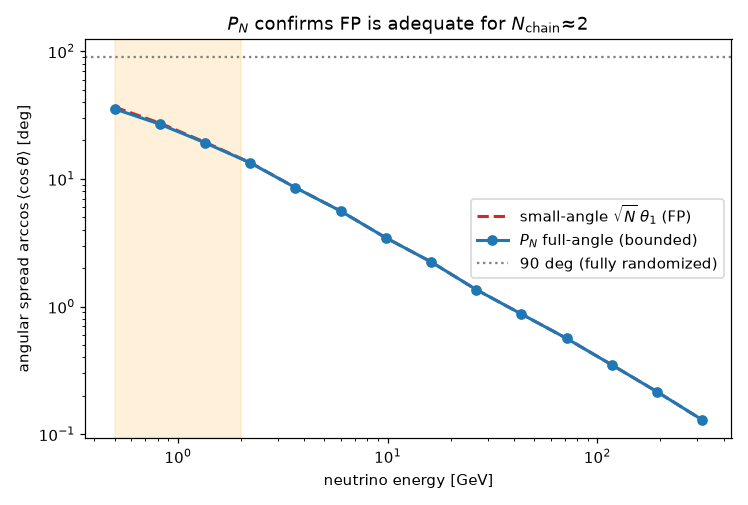

The Python source for this figure:
"""P_N (spherical) angular transport -- large-angle cross-check of Fokker-Planck.

The Fokker-Planck solve (:mod:`fokker_planck_3d`) is a *small-angle* (Gaussian)
approximation. This module transports the *full* angular distribution on the
sphere (correct at any angle, bounded by isotropy) to check whether the
small-angle form is adequate. With the physical finite parent-chain count
(``N_CHAIN ~ 2``) the spread stays moderate (<~35 deg) and **P_N agrees with FP
everywhere** -- i.e. FP is adequate in this regime. The large-angle divergence
only appears for an (unphysical) large ``N`` (try ``--nchain 120``), which is
exactly the artifact that motivated removing ``N_gen = slant/lambda``.

Method (P_N / spherical convolution)
------------------------------------
The flux angular distribution is the single-production kernel ``f_1(mu)`` (mu =
cos theta) **convolved with itself once per production generation** on the
sphere. Spherical convolution is a product in Legendre space: with
``f_1 = sum_l (2l+1)/(4pi) c_l P_l`` (``c_0 = 1``), after ``N`` generations
``f_N = sum_l (2l+1)/(4pi) c_l^N P_l``. For a forward heat-kernel step the
coefficients are analytic, ``c_l = exp(-l(l+1) kappa)``, so ``<cos theta> = c_1``
in closed form (:func:`sn_sigma_from_theta1`); the spread ``arccos<cos theta>``
matches ``sqrt(N) theta1`` at small angle and saturates at 90 deg for large
``N``. The single-step *variance* is the NA61-validated ``<theta^2>(E)``; the
shape is forward-Gaussian. (A real-kernel path, :func:`single_production_f1` +
numerical Legendre, is provided but is statistics-limited and not used here.)

Run::

    python sn_transport.py --moments m_spliced.npz --plot
"""

from __future__ import annotations

import argparse

import numpy as np

from fokker_planck_3d import load_theta2


def legendre_coeffs(mu: np.ndarray, f: np.ndarray, lmax: int = 200) -> np.ndarray:
    """Legendre coefficients c_l = 2 pi integral f(mu) P_l(mu) dmu.

    ``f`` is an azimuthally-symmetric density on the sphere; if it is normalized
    (2 pi integral f dmu = 1) then ``c_0 = 1``.
    """
    from scipy.special import eval_legendre

    c = np.empty(lmax + 1)
    for ell in range(lmax + 1):
        c[ell] = 2 * np.pi * np.trapezoid(f * eval_legendre(ell, mu), mu)
    return c


def reconstruct(mu: np.ndarray, c: np.ndarray) -> np.ndarray:
    """f(mu) = sum_l (2l+1)/(4 pi) c_l P_l(mu)."""
    from scipy.special import eval_legendre

    f = np.zeros_like(mu)
    for ell, cl in enumerate(c):
        f += (2 * ell + 1) / (4 * np.pi) * cl * eval_legendre(ell, mu)
    return f


def single_production_f1(kernel_npz: str, e_sec: float, n_mu: int = 2001):
    """Per-production angular density f_1(mu) from the binned (x_L, theta) kernel.

    Returns ``mu`` (ascending) and ``f_1`` normalized so 2 pi integral f dmu = 1.
    """
    from angular_kernel import load_kernel, angular_row

    kernel, axes = load_kernel(kernel_npz)
    assert axes.get("is_angular"), "S_N needs a directly-binned angular kernel"
    # Pick the lowest projectile energy that can still produce this secondary
    # (so x_L = e_sec/e_proj <= 1 and the row is well sampled).
    pe = axes["proj_energies"]
    above = np.where(pe >= e_sec / 0.8)[0]
    i_proj = int(above[0]) if len(above) else len(pe) - 1
    th_deg, p_theta = angular_row(kernel, axes, i_proj, e_sec)

    mu = np.linspace(-1.0, 1.0, n_mu)
    th = np.arccos(mu)  # rad, descending in mu
    # interpolate P(theta) (per unit theta) onto the mu grid; zero beyond support
    p_interp = np.interp(np.degrees(th), th_deg, p_theta, left=0.0, right=0.0)
    # convert density in theta to density on sphere f(mu): dN = P(theta) dtheta,
    # dmu = -sin(theta) dtheta, and f(mu) 2pi dmu = P(theta) dtheta (azimuth avg)
    sin_th = np.sqrt(np.clip(1 - mu**2, 1e-12, None))
    f = p_interp / (2 * np.pi * sin_th)
    norm = 2 * np.pi * np.trapezoid(f, mu)
    return mu, (f / norm if norm > 0 else f)


def sigma_theta_of(mu: np.ndarray, f: np.ndarray) -> float:
    """RMS deviation angle [rad] of an on-sphere density f(mu)."""
    th = np.arccos(np.clip(mu, -1, 1))
    num = 2 * np.pi * np.trapezoid(f * th**2, mu)
    den = 2 * np.pi * np.trapezoid(f, mu)
    return float(np.sqrt(num / den))


ISO_SIGMA_RAD = np.sqrt((np.pi**2 - 4) / 2)  # RMS angle of an isotropic sphere


def gaussian_f1(mu: np.ndarray, theta1_rad: float) -> np.ndarray:
    """Forward-peaked single-production density of RMS angle ~theta1, on sphere.

    ``f(theta) ~ exp(-theta^2 / (2 s^2))`` with ``s = theta1/sqrt(2)`` (so the
    small-angle 2D variance is theta1^2), normalized to 2 pi integral f dmu = 1.
    This supplies the single-step *shape* for the P_N convolution; the *variance*
    theta1^2 = <theta^2>(E) is the NA61-validated quantity from the moments.
    """
    th = np.arccos(np.clip(mu, -1, 1))
    s = max(theta1_rad / np.sqrt(2.0), 1e-3)
    f = np.exp(-(th**2) / (2 * s**2))
    norm = 2 * np.pi * np.trapezoid(f, mu)
    return f / norm


def sn_sigma_from_theta1(theta1_rad: float, n_gen: int) -> float:
    """P_N angular spread ``arccos<cos theta>`` [rad] for a Gaussian single step.

    For a forward heat-kernel step the spherical Legendre coefficients are
    analytic, ``c_l = exp(-l(l+1) kappa_1)`` with per-step ``kappa_1 =
    theta1^2/4`` (so the small-angle variance is theta1^2). The N-generation
    self-convolution multiplies the coefficients: ``c_l^N = exp(-l(l+1) N
    kappa_1)``, and the first moment gives ``<cos theta> = c_1 = exp(-2 N
    kappa_1)``. The spread measure ``arccos<cos theta>``:

    * -> sqrt(N) * theta1 at small angle (matches the Fokker-Planck / Gaussian),
    * saturates at 90 deg (<cos theta> -> 0, fully randomized) for wide steps or
      many generations -- the physical bound the small-angle form overshoots.

    This closed form sidesteps the numerical Legendre integration (which is
    ill-conditioned for the very narrow high-energy kernels).
    """
    kappa = max(1, int(n_gen)) * theta1_rad**2 / 4.0
    mean_cos = np.exp(-2.0 * kappa)
    return float(np.arccos(np.clip(mean_cos, -1.0, 1.0)))


def sn_and_smallangle(energies, e_sig, theta2, zenith_deg=0.0, n_chain=None):
    """Return (S_N spread, small-angle sqrt(N)*theta1) in degrees vs energy.

    Both use the validated <theta^2>(E) and the same finite parent-chain count N
    (``N_CHAIN``), so they are apples-to-apples: the small-angle (Gaussian/FP)
    form is unbounded, the P_N form is bounded. ``zenith_deg`` is unused (the
    production spread is zenith-independent).
    """
    from fokker_planck_3d import theta2_interp, N_CHAIN

    n_gen = int(round(N_CHAIN if n_chain is None else n_chain))
    sn = np.zeros(len(energies))
    sa = np.zeros(len(energies))
    for i, e in enumerate(energies):
        theta1 = np.sqrt(theta2_interp(e, e_sig, theta2))
        sn[i] = np.degrees(sn_sigma_from_theta1(theta1, n_gen))
        sa[i] = np.degrees(np.sqrt(n_gen) * theta1)
    return sn, sa


def main(argv=None):
    p = argparse.ArgumentParser(description=__doc__)
    p.add_argument("--moments", default="m_spliced.npz", help="validated <theta^2>(E)")
    p.add_argument("--zenith", type=float, default=0.0)
    p.add_argument("--nchain", type=float, default=None, help="parent-chain count")
    p.add_argument("--plot", action="store_true")
    args = p.parse_args(argv)

    energies = np.logspace(np.log10(0.5), 2.5, 14)
    e_sig, theta2 = load_theta2(args.moments)
    sn, sa = sn_and_smallangle(
        energies, e_sig, theta2, args.zenith, n_chain=args.nchain
    )

    print(f"angular spread [deg] at zenith {args.zenith:.0f}:")
    print("  E[GeV]   P_N(bounded)   small-angle(unbounded)")
    for e, a, b in zip(energies, sn, sa):
        print(f"  {e:7.2f}     {a:7.2f}            {b:8.2f}")

    if args.plot:
        _plot(energies, sn, sa, args)


def _plot(energies, sn, sa, args):
    import matplotlib

    matplotlib.use("Agg")
    import matplotlib.pyplot as plt

    fig, ax = plt.subplots(figsize=(6.8, 4.6))
    ax.loglog(
        energies, sa, "C3--", lw=2, label=r"small-angle $\sqrt{N}\,\theta_1$ (FP)"
    )
    ax.loglog(energies, sn, "C0o-", lw=2, label=r"$P_N$ full-angle (bounded)")
    ax.axhline(90.0, color="gray", ls=":", label="90 deg (fully randomized)")
    ax.axvspan(energies[0], 2.0, color="orange", alpha=0.15)
    ax.set_xlabel("neutrino energy [GeV]")
    ax.set_ylabel(r"angular spread $\arccos\langle\cos\theta\rangle$ [deg]")
    ax.set_title(r"$P_N$ confirms FP is adequate for $N_{\rm chain}\!\approx\!2$")
    ax.legend()
    fig.tight_layout()
    fig.savefig("sn_transport.png", dpi=110)
    print("saved plot -> sn_transport.png")


if __name__ == "__main__":
    main()
